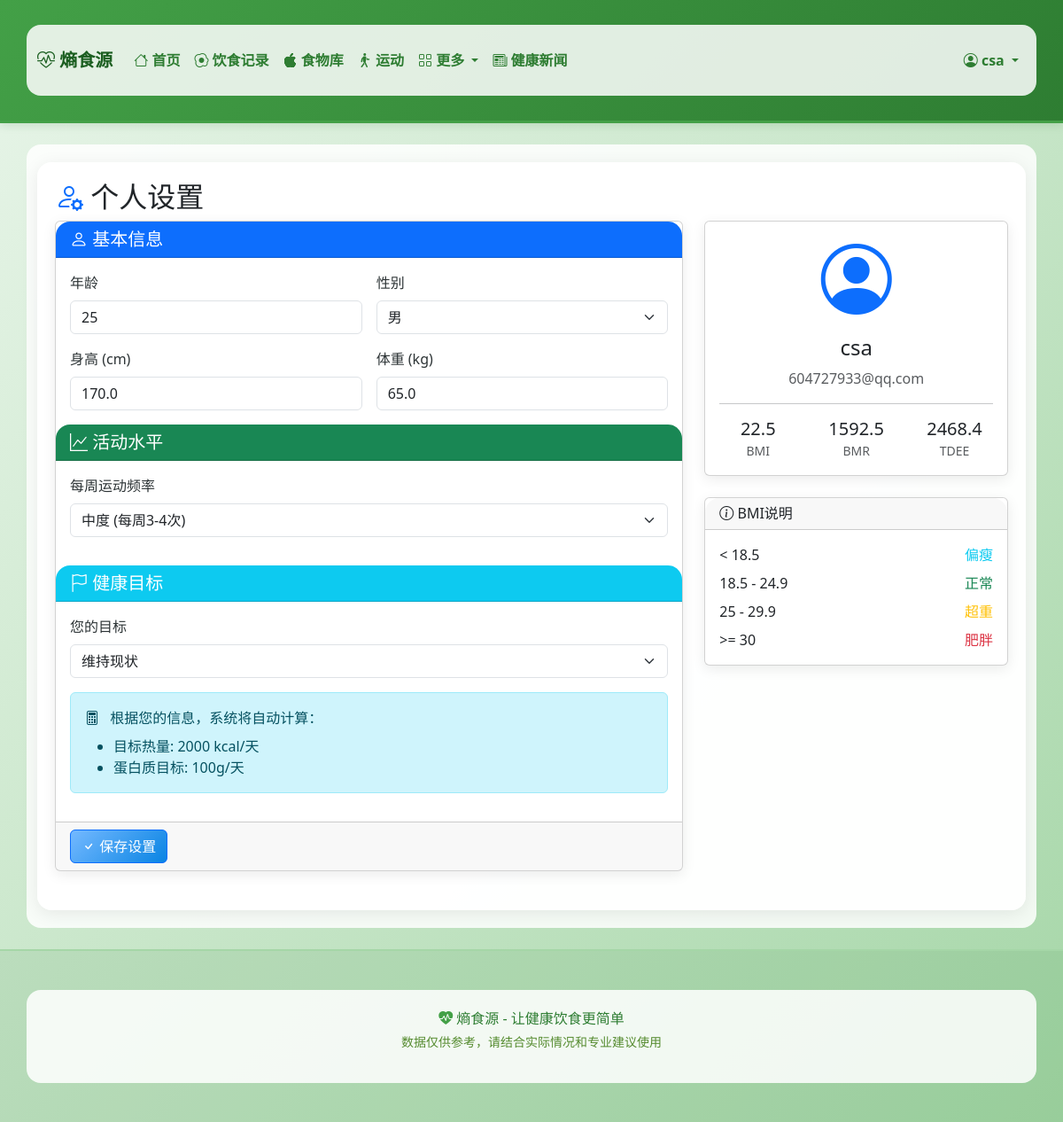
Screenshot of /profile (signed in) with the database file from the repository.
### models.py (models this page shows, shortened)
class User(UserMixin, db.Model):
    __tablename__ = 'users'
    id = db.Column(db.Integer, primary_key=True)
    username = db.Column(db.String(80), unique=True, nullable=False)
    email = db.Column(db.String(120), unique=True, nullable=False)
    password_hash = db.Column(db.String(255), nullable=False)
    created_at = db.Column(db.DateTime, default=datetime.utcnow)
    age = db.Column(db.Integer, default=25)
    gender = db.Column(db.String(10), default='male')  # male, female
    height = db.Column(db.Float, default=170.0)  # cm
    weight = db.Column(db.Float, default=65.0)  # kg
    activity_level = db.Column(db.String(20), default='moderate')  # sedentary, light, moderate, active, very_active
    goal = db.Column(db.String(20), default='maintain')  # lose, maintain, gain
    target_calories = db.Column(db.Float, default=2000)
    target_protein = db.Column(db.Float, default=100)
    target_carbs = db.Column(db.Float, default=250)
    target_fat = db.Column(db.Float, default=65)
    food_records = db.relationship('FoodRecord', backref='user', lazy=True, cascade='all, delete-orphan')
    exercise_records = db.relationship('ExerciseRecord', backref='user', lazy=True, cascade='all, delete-orphan')
    weight_records = db.relationship('WeightRecord', backref='user', lazy=True, cascade='all, delete-orphan')
    sleep_records = db.relationship('SleepRecord', backref='user', lazy=True, cascade='all, delete-orphan')
    def get_bmi(self):
        if self.height > 0:
            return round(self.weight / ((self.height/100) ** 2), 1)
        return 0
    def get_bmr(self):
        if self.gender == 'male':
            bmr = 10 * self.weight + 6.25 * self.height - 5 * self.age + 5
        else:
            bmr = 10 * self.weight + 6.25 * self.height - 5 * self.age - 161
        return round(bmr, 1)
    def get_tdee(self):
        activity_multipliers = {
            'sedentary': 1.2,
            'light': 1.375,
            'moderate': 1.55,
            'active': 1.725,
            'very_active': 1.9
        }
        multiplier = activity_multipliers.get(self.activity_level, 1.55)
        return round(self.get_bmr() * multiplier, 1)

### app.py (the view, shortened to what this page needs)
@app.route('/profile', methods=['GET', 'POST'])
@login_required
def profile():
    return render_template('profile.html')

### app.py (called while the page is built)
@login_manager.user_loader
def load_user(user_id):
    return User.query.get(int(user_id))

@app.context_processor
def inject_variables():
    life_expectancy_bonus = 0
    return dict(
        life_expectancy_bonus=life_expectancy_bonus,
        timedelta=timedelta
    )

### templates/profile.html (shortened to what this page needs)
{% extends "base.html" %}
{% block content %}
<h2><i class="bi bi-person-gear text-primary"></i> 个人设置</h2>
<div class="row">
    <div class="col-lg-8">
        <form method="POST" class="card mb-4">
            <div class="card-header bg-primary text-white">
                <h5 class="mb-0"><i class="bi bi-person"></i> 基本信息</h5>
            </div>
            <div class="card-body">
                <div class="row g-3">
                    <div class="col-md-6">
                        <label class="form-label">年龄</label>
                        <input type="number" name="age" class="form-control" value="{{ current_user.age }}" min="1" max="120">
                    </div>
                    <div class="col-md-6">
                        <label class="form-label">性别</label>
                        <select name="gender" class="form-select">
                            <option value="male" {{ 'selected' if current_user.gender == 'male' else '' }}>男</option>
                        </select>
                    </div>
                    <div class="col-md-6">
                        <label class="form-label">身高 (cm)</label>
                        <input type="number" step="0.1" name="height" class="form-control" value="{{ current_user.height }}">
                    </div>
                    <div class="col-md-6">
                        <label class="form-label">体重 (kg)</label>
                        <input type="number" step="0.1" name="weight" class="form-control" value="{{ current_user.weight }}">
                    </div>
                </div>
            </div>
            <div class="card-header bg-success text-white">
                <h5 class="mb-0"><i class="bi bi-graph-up"></i> 活动水平</h5>
            </div>
            <div class="card-body">
                <div class="mb-3">
                    <label class="form-label">每周运动频率</label>
                    <select name="activity_level" class="form-select">
                        <option value="moderate" {{ 'selected' if current_user.activity_level == 'moderate' else '' }}>
                            中度 (每周3-4次)
                        </option>
                    </select>
                </div>
            </div>
            <div class="card-header bg-info text-white">
                <h5 class="mb-0"><i class="bi bi-flag"></i> 健康目标</h5>
            </div>
            <div class="card-body">
                <div class="mb-3">
                    <label class="form-label">您的目标</label>
                    <select name="goal" class="form-select">
                        <option value="maintain" {{ 'selected' if current_user.goal == 'maintain' else '' }}>
                            维持现状
                        </option>
                    </select>
                </div>
                <div class="alert alert-info">
                    <i class="bi bi-calculator me-2"></i>
                    根据您的信息，系统将自动计算：
                    <ul class="mb-0 mt-2">
                        <li>目标热量: {{ current_user.target_calories|int }} kcal/天</li>
                        <li>蛋白质目标: {{ current_user.target_protein|int }}g/天</li>
                    </ul>
                </div>
            </div>
            <div class="card-footer">
                <button type="submit" class="btn btn-primary">
                    <i class="bi bi-check"></i> 保存设置
                </button>
            </div>
        </form>
    </div>
    <div class="col-lg-4">
        <div class="card mb-4">
            <div class="card-body text-center">
                <i class="bi bi-person-circle display-1 text-primary"></i>
                <h4 class="mt-3">{{ current_user.username }}</h4>
                <p class="text-muted">{{ current_user.email }}</p>
                <hr>
                <div class="row text-center">
                    <div class="col-4">
                        <h5 class="mb-0">{{ current_user.get_bmi() }}</h5>
                        <small class="text-muted">BMI</small>
                    </div>
                    <div class="col-4">
                        <h5 class="mb-0">{{ current_user.get_bmr() }}</h5>
                        <small class="text-muted">BMR</small>
                    </div>
                    <div class="col-4">
                        <h5 class="mb-0">{{ current_user.get_tdee() }}</h5>
                        <small class="text-muted">TDEE</small>
                    </div>
                </div>
            </div>
        </div>
        <div class="card">
            <div class="card-header">
                <h6 class="mb-0"><i class="bi bi-info-circle"></i> BMI说明</h6>
            </div>
            <div class="card-body">
                <div class="d-flex justify-content-between mb-2">
                    <span>&lt; 18.5</span>
                    <span class="text-info">偏瘦</span>
                </div>
                <div class="d-flex justify-content-between mb-2">
                    <span>18.5 - 24.9</span>
                    <span class="text-success">正常</span>
                </div>
                <div class="d-flex justify-content-between mb-2">
                    <span>25 - 29.9</span>
                    <span class="text-warning">超重</span>
                </div>
                <div class="d-flex justify-content-between">
                    <span>&gt;= 30</span>
                    <span class="text-danger">肥胖</span>
                </div>
            </div>
        </div>
    </div>
</div>
{% endblock %}

### templates/base.html (shortened to what this page needs)
<!DOCTYPE html>
<html lang="zh-CN">
<head>
    <link rel="stylesheet" href="{{ url_for('static', filename='css/style.css') }}">
    <link href="https://cdn.jsdelivr.net/npm/bootstrap@5.3.0/dist/css/bootstrap.min.css" rel="stylesheet">
    <link href="https://cdn.jsdelivr.net/npm/bootstrap-icons@1.11.0/font/bootstrap-icons.css" rel="stylesheet">
</head>
<body>
    <nav class="navbar navbar-expand-lg navbar-light" style="background: linear-gradient(135deg, #c8e6c9 0%, #a5d6a7 100%); border-bottom: 3px solid #43a047;">
        <div class="container">
            <a class="navbar-brand fw-bold" href="{{ url_for('index') }}" style="color: #1b5e20;">
                <i class="bi bi-heart-pulse"></i> 熵食源
            </a>
            <div class="collapse navbar-collapse" id="navbarNav">
                <ul class="navbar-nav me-auto">
                    <li class="nav-item">
                        <a class="nav-link" href="{{ url_for('index') }}" style="color: #2e7d32; font-weight: 600;"><i class="bi bi-house"></i> 首页</a>
                    </li>
                    {% if current_user.is_authenticated %}
                    <li class="nav-item">
                        <a class="nav-link" href="{{ url_for('diet') }}" style="color: #2e7d32; font-weight: 600;"><i class="bi bi-egg-fried"></i> 饮食记录</a>
                    </li>
                    <li class="nav-item">
                        <a class="nav-link" href="{{ url_for('foods') }}" style="color: #2e7d32; font-weight: 600;"><i class="bi bi-apple"></i> 食物库</a>
                    </li>
                    <li class="nav-item">
                        <a class="nav-link" href="{{ url_for('exercise') }}" style="color: #2e7d32; font-weight: 600;"><i class="bi bi-person-walking"></i> 运动</a>
                    </li>
                    <li class="nav-item dropdown">
                        <a class="nav-link dropdown-toggle" href="#" data-bs-toggle="dropdown" style="color: #2e7d32; font-weight: 600;">
                            <i class="bi bi-grid"></i> 更多
                        </a>
                    </li>
                    {% endif %}
                    <li class="nav-item">
                        <a class="nav-link" href="{{ url_for('news') }}" style="color: #2e7d32; font-weight: 600;"><i class="bi bi-newspaper"></i> 健康新闻</a>
                    </li>
                </ul>
                <ul class="navbar-nav">
                    {% if current_user.is_authenticated %}
                    <li class="nav-item dropdown">
                        <a class="nav-link dropdown-toggle" href="#" data-bs-toggle="dropdown" style="color: #2e7d32; font-weight: 600;">
                            <i class="bi bi-person-circle"></i> {{ current_user.username }}
                        </a>
                    </li>
                    {% endif %}
                </ul>
            </div>
        </div>
    </nav>
    <main class="container my-4">
        <div style="background: rgba(255, 255, 255, 0.92); border-radius: 16px; padding: 20px; box-shadow: 0 4px 20px rgba(0, 0, 0, 0.08);">
        {% block content %}{% endblock %}
        </div>
    </main>
    <footer class="py-4 mt-4" style="background: rgba(46, 125, 50, 0.1); border-top: 2px solid #a5d6a7;">
        <div class="container text-center">
            <p class="mb-1" style="color: #2e7d32;">
                <i class="bi bi-heart-pulse-fill" style="color: #43a047;"></i> 熵食源 - 让健康饮食更简单
            </p>
            <p class="small" style="color: #558b2f;">
                数据仅供参考，请结合实际情况和专业建议使用
            </p>
        </div>
    </footer>
</body>
</html>

### static/css/style.css (style rules this page uses)
:root { --primary-color: #74b9ff; --primary-dark: #0984e3; --primary-light: #a8d8ff; --success-color: #00b894; --warning-color: #fdcb6e; --danger-color: #e17055; --info-color: #00cec9; }
body { font-family: -apple-system, BlinkMacSystemFont, "Segoe UI", Roboto, "Helvetica Neue", Arial, sans-serif; background: linear-gradient(135deg, #e8f5e9 0%, #c8e6c9 50%, #a5d6a7 100%); background-attachment: fixed; color: #2d3436; min-height: 100vh; }
.container, .container-fluid { background: rgba(255, 255, 255, 0.85); border-radius: 16px; padding: 20px; margin-top: 20px; margin-bottom: 20px; }
.navbar { box-shadow: 0 2px 10px rgba(27, 94, 32, 0.15); background: linear-gradient(135deg, #43a047, #2e7d32) !important; }
.navbar-brand { font-weight: 700; font-size: 1.5rem; }
.nav-link { font-weight: 500; transition: all 0.3s ease; }
.card { border: none; border-radius: 16px; box-shadow: 0 4px 15px rgba(0, 0, 0, 0.08); transition: transform 0.3s ease, box-shadow 0.3s ease; }
.card-header { border-radius: 16px 16px 0 0 !important; font-weight: 600; }
.form-label { font-weight: 500; color: #2d3436; }
.btn-primary { background: linear-gradient(135deg, #74b9ff, #0984e3); border: none; font-weight: 500; }
footer { border-top: 1px solid #c8e6c9; background: rgba(255, 255, 255, 0.9); }
.alert { border-radius: 12px; border: none; }

### rows the page displays
User: username "csa", age "25", height "170.0", weight "65.0", target_calories "2000", target_protein "100", email "604727933@qq.com", get_bmi "22.5", get_bmr "1592.5", get_tdee "2468.4"
